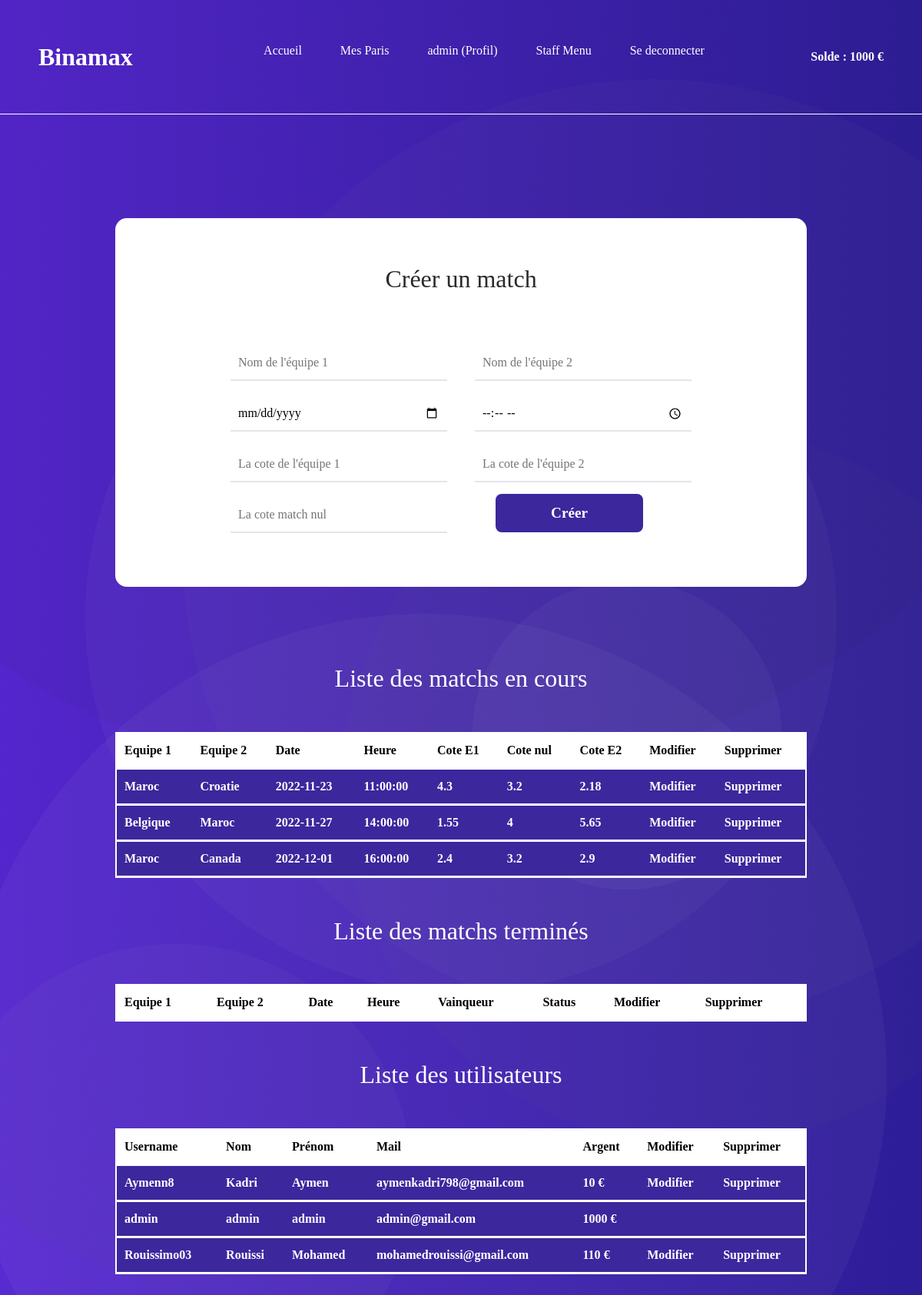
The page /staffmenu.php (signed in) on the database as committed earlier.
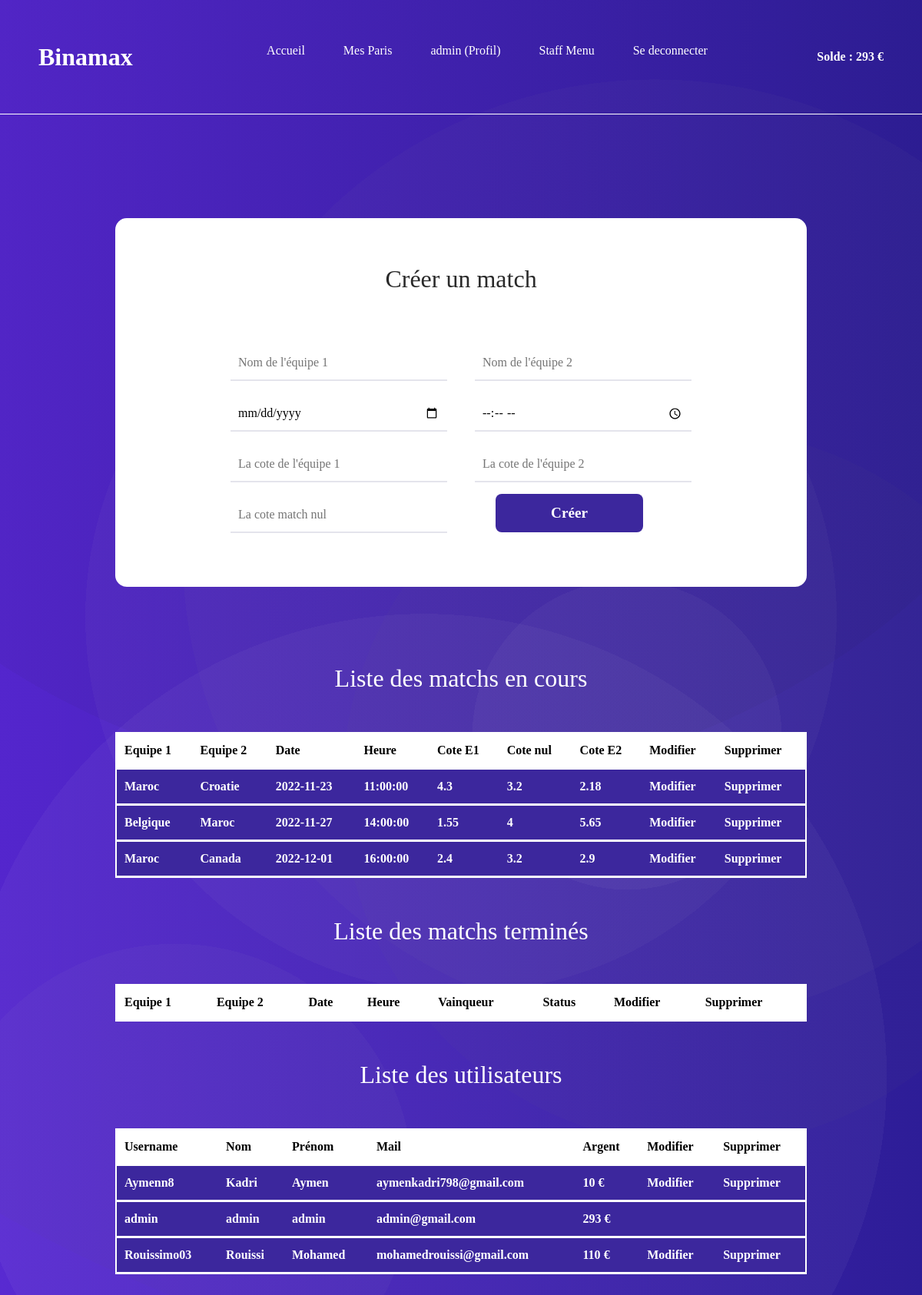
The same page on the database as committed later.
### tables this page shows
CREATE TABLE `utilisateurs` (
  `ID` int(11) NOT NULL,
  `username` varchar(30) DEFAULT NULL,
  `prenom` varchar(30) DEFAULT NULL,
  `nom` varchar(30) DEFAULT NULL,
  `mail` varchar(50) DEFAULT NULL,
  `mot_de_passe` varchar(255) DEFAULT NULL,
  `administrateur` tinyint(1) DEFAULT NULL,
  `argent` float DEFAULT '0'
);

### staffmenu.php (the view, shortened to what the changed rows need)
<?php
require_once("header.php");
require_once("navbar.php");
?>
<div class="staff">
    <link rel="stylesheet" href="Styles/edit.css">
    <link rel="stylesheet" href="Styles/tableau.css">
    <br>
    <section id="edit">
        <div class="container">
            <div class="title">
                <h2>Créer un match</h2>
            </div>
    </section>
    <section class="liste">
        <div class="container">
            <div class="title">
                <h2>Liste des matchs en cours</h2>
            </div>
            <table class="tableau">
                <tr>
                    <th>Equipe 1</th>
                    <th>Equipe 2</th>
                    <th>Date</th>
                    <th>Heure</th>
                    <th>Cote E1</th>
                    <th>Cote nul</th>
                    <th>Cote E2</th>
                    <th>Modifier</th>
                    <th>Supprimer</th>
                </tr>
            </table>
        </div>
    </section>
    <section class="liste">
        <div class="container">
            <div class="title">
                <h2>Liste des matchs terminés</h2>
            </div>
            <table class="tableau">
                <tr>
                    <th>Equipe 1</th>
                    <th>Equipe 2</th>
                    <th>Date</th>
                    <th>Heure</th>
                    <th>Vainqueur</th>
                    <th>Status</th>
                    <th>Modifier</th>
                    <th>Supprimer</th>
                </tr>
            </table>
        </div>
    </section>
    <section class="liste">
        <div class="container">
            <div class="title">
                <h2>Liste des utilisateurs</h2>
            </div>
            <table class="tableau">
                <tr>
                    <th>Username</th>
                    <th>Nom</th>
                    <th>Prénom</th>
                    <th>Mail</th>
                    <th>Argent</th>
                    <th>Modifier</th>
                    <th>Supprimer</th>
                </tr>
                <?php
                $req = $bdd->query("SELECT * FROM utilisateurs");
                while ($user = $req->fetch()) {
                    echo "<tr>";
                    echo "<td>" . $user["username"] . "</td>";
                    echo "<td>" . $user["nom"] . "</td>";
                    echo "<td>" . $user["prenom"] . "</td>";
                    echo "<td>" . $user["mail"] . "</td>";
                    echo "<td>" . $user["argent"] . ' €' . "</td>";
                    if ($user["administrateur"] == 0) {
                        echo "<td><a href='modifier_utilisateurs.php?id=" . $user["ID"] . "'>Modifier</a></td>";
                        echo "<td><a href='modifier_utilisateurs.php?id=" . $user["ID"] . "'>Supprimer</a></td>";
                    } else {
                        echo "<td></td>";
                        echo "<td></td>";
                    }
                    echo "</tr>";
                }
                ?>
            </table>
        </div>
    </section>
</div>

### navbar.php (shortened to what the changed rows need)
<header>
    <nav class="navbar">
        <a href="" class="logo">Binamax</a>
        <div class="nav-links">
            <ul>
            </ul>
        </div>
        <a href="profil.php" class="solde">Solde : <?= $_SESSION["argent"] ?> €</a>
    </nav>
</header>

Rows that differ between the two databases and show on the page:
changed utilisateurs "admin": argent "1000" → "293"
Other text that changed with them:
$_SESSION["argent"]: "1000" → "293"
